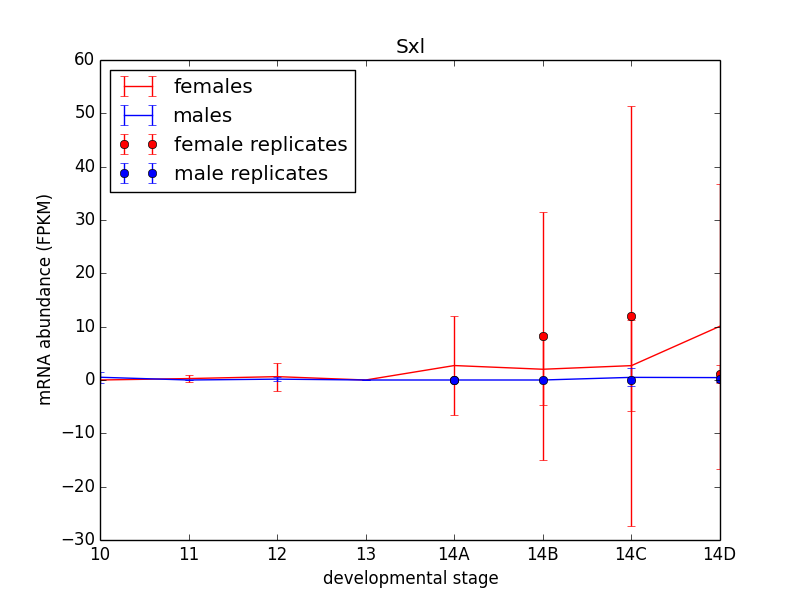

Python code for this plot:
#!/usr/bin/env python

"""
Usage: ./timecourse.py <samples.csv> <ctab.dir> <replicates.csv> <gene_name>

- Plot timecourse of FBtr0331261 for females
- Plot timecourse of FBtr0331261 for males
- Plot timecourse of FBtr0331261 for replicates
"""

import sys
import os
import pandas as pd
import matplotlib.pyplot as plt
import numpy as np

gene_name = sys.argv[4]

df_samples = pd.read_csv( sys.argv[1] )
df_rep_samples = pd.read_csv ( sys.argv[3] )
soi_fem = df_samples["sex"] == "female"
soi_male = df_samples["sex"] == "male"
soi_rep_fem = df_rep_samples["sex"] == "female"
soi_rep_male = df_rep_samples["sex"] == "male"

fpkms_fem = []
fpkms_male = []
fpkms_rep_fem = []
fpkms_rep_male = []
fpkms_stdev_fem = []
fpkms_stdev_male = []
fpkms_stdev_rep_fem = []
fpkms_stdev_rep_male = []

for sample in df_samples["sample"][soi_fem]: # Sample contains SRR... names from the samples.csv file
    # Build complete file path
    fname =  os.path.join(sys.argv[2], sample, "t_data.ctab") # passes in the directory, then locates our file; os.path.join joins these three strings with the filepath delimiter this operating system expects
    # Read current sample
    df = pd.read_csv( fname, sep = "\t" )
    # Subset just gene_name rows
    roi = df["gene_name"] == gene_name
    # average the FPKM values across transcripts
    values = df[roi]["FPKM"].values
    average_fpkms = values.sum()/len(values)
    stdev_fpkms = np.std(values)
    # Save FPKM values to list
    fpkms_fem.append(average_fpkms)
    fpkms_stdev_fem.append(stdev_fpkms)
    
for sample in df_samples["sample"][soi_male]: # Sample contains SRR... names from the samples.csv file
    # Build complete file path
    fname =  os.path.join(sys.argv[2], sample, "t_data.ctab") # passes in the directory, then locates our file; os.path.join joins these three strings with the filepath delimiter this operating system expects
    # Read current sample
    df = pd.read_csv( fname, sep = "\t" )
    # Subset just gene_name rows
    roi = df["gene_name"] == gene_name
    # average the FPKM values across transcripts
    values = df[roi]["FPKM"].values
    average_fpkms = values.sum()/len(values)
    stdev_fpkms = np.std(values)
    # Save FPKM values to list
    fpkms_male.append(average_fpkms)
    fpkms_stdev_male.append(stdev_fpkms)
    
for sample in df_rep_samples["sample"][soi_rep_fem]: # Sample contains SRR... names from the samples.csv file
    # Build complete file path
    fname =  os.path.join(sys.argv[2], sample, "t_data.ctab") # passes in the directory, then locates our file; os.path.join joins these three strings with the filepath delimiter this operating system expects
    # Read current sample
    df = pd.read_csv( fname, sep = "\t" )
    # Subset just gene_name rows
    roi = df["gene_name"] == gene_name
    # average the FPKM values across transcripts
    values = df[roi]["FPKM"].values
    average_fpkms = values.sum()/len(values)
    stdev_fpkms = np.std(values)
    # Save FPKM values to list
    fpkms_rep_fem.append(average_fpkms)
    fpkms_stdev_rep_fem.append(stdev_fpkms)
    
for sample in df_rep_samples["sample"][soi_rep_male]: # Sample contains SRR... names from the samples.csv file
    # Build complete file path
    fname =  os.path.join(sys.argv[2], sample, "t_data.ctab") # passes in the directory, then locates our file; os.path.join joins these three strings with the filepath delimiter this operating system expects
    # Read current sample
    df = pd.read_csv( fname, sep = "\t" )
    # Subset just gene_name rows
    roi = df["gene_name"] == gene_name
    # average the FPKM values across transcripts
    values = df[roi]["FPKM"].values
    average_fpkms = values.sum()/len(values)
    stdev_fpkms = np.std(values)
    # Save FPKM values to list
    fpkms_rep_male.append(average_fpkms)
    fpkms_stdev_rep_male.append(stdev_fpkms)
    
print len(fpkms_fem)
print fpkms_male
print fpkms_rep_fem
print fpkms_rep_male
print len(fpkms_stdev_fem)
print fpkms_stdev_male
print fpkms_stdev_rep_fem
print fpkms_stdev_rep_male

plt.figure()
plt.errorbar([0,1,2,3,4,5,6,7], fpkms_fem, yerr = fpkms_stdev_fem, label = "females", c = "red")
plt.errorbar([0,1,2,3,4,5,6,7], fpkms_male, yerr = fpkms_stdev_male, label = "males", c = "blue")
plt.errorbar([4,5,6,7],fpkms_rep_fem, yerr = fpkms_stdev_rep_fem, label = "female replicates", marker = "o", c = "red", ls = "None")
plt.errorbar([4,5,6,7],fpkms_rep_male, yerr = fpkms_stdev_rep_male, label = "male replicates", marker = "o", c = "blue", ls = "None")
plt.legend(loc = 2)
plt.xlabel("developmental stage")
plt.ylabel("mRNA abundance (FPKM)")
plt.title(gene_name)
plt.xticks([0,1,2,3,4,5,6,7],["10","11","12","13","14A","14B","14C","14D"])
plt.savefig( "transcript_timecourse.png" )
plt.close()